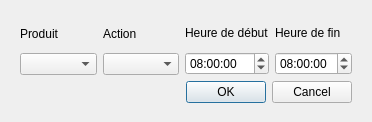
<?xml version="1.0" encoding="UTF-8"?>
<ui version="4.0">
 <class>AddEvent</class>
 <widget class="QDialog" name="AddEvent">
  <property name="geometry">
   <rect>
    <x>0</x>
    <y>0</y>
    <width>372</width>
    <height>122</height>
   </rect>
  </property>
  <property name="windowTitle">
   <string>Dialog</string>
  </property>
  <widget class="QWidget" name="">
   <property name="geometry">
    <rect>
     <x>20</x>
     <y>20</y>
     <width>332</width>
     <height>83</height>
    </rect>
   </property>
   <layout class="QVBoxLayout" name="verticalLayout_5">
    <item>
     <layout class="QHBoxLayout" name="horizontalLayout">
      <item>
       <layout class="QVBoxLayout" name="verticalLayout">
        <item>
         <widget class="QLabel" name="label">
          <property name="text">
           <string>Produit</string>
          </property>
         </widget>
        </item>
        <item>
         <widget class="QComboBox" name="productComboBox"/>
        </item>
       </layout>
      </item>
      <item>
       <layout class="QVBoxLayout" name="verticalLayout_2">
        <item>
         <widget class="QLabel" name="label_2">
          <property name="text">
           <string>Action</string>
          </property>
         </widget>
        </item>
        <item>
         <widget class="QComboBox" name="actionComboBox"/>
        </item>
       </layout>
      </item>
      <item>
       <layout class="QVBoxLayout" name="verticalLayout_3">
        <item>
         <widget class="QLabel" name="label_3">
          <property name="text">
           <string>Heure de début</string>
          </property>
         </widget>
        </item>
        <item>
         <widget class="QTimeEdit" name="startTimeEdit">
          <property name="time">
           <time>
            <hour>8</hour>
            <minute>0</minute>
            <second>0</second>
           </time>
          </property>
         </widget>
        </item>
       </layout>
      </item>
      <item>
       <layout class="QVBoxLayout" name="verticalLayout_4">
        <item>
         <widget class="QLabel" name="label_4">
          <property name="text">
           <string>Heure de fin</string>
          </property>
         </widget>
        </item>
        <item>
         <widget class="QTimeEdit" name="endTimeEdit">
          <property name="calendarPopup">
           <bool>false</bool>
          </property>
          <property name="time">
           <time>
            <hour>8</hour>
            <minute>0</minute>
            <second>0</second>
           </time>
          </property>
         </widget>
        </item>
       </layout>
      </item>
     </layout>
    </item>
    <item>
     <widget class="QDialogButtonBox" name="buttonBox">
      <property name="orientation">
       <enum>Qt::Horizontal</enum>
      </property>
      <property name="standardButtons">
       <set>QDialogButtonBox::Cancel|QDialogButtonBox::Ok</set>
      </property>
     </widget>
    </item>
   </layout>
  </widget>
 </widget>
 <resources/>
 <connections>
  <connection>
   <sender>buttonBox</sender>
   <signal>accepted()</signal>
   <receiver>AddEvent</receiver>
   <slot>accept()</slot>
   <hints>
    <hint type="sourcelabel">
     <x>248</x>
     <y>254</y>
    </hint>
    <hint type="destinationlabel">
     <x>157</x>
     <y>274</y>
    </hint>
   </hints>
  </connection>
  <connection>
   <sender>buttonBox</sender>
   <signal>rejected()</signal>
   <receiver>AddEvent</receiver>
   <slot>reject()</slot>
   <hints>
    <hint type="sourcelabel">
     <x>316</x>
     <y>260</y>
    </hint>
    <hint type="destinationlabel">
     <x>286</x>
     <y>274</y>
    </hint>
   </hints>
  </connection>
 </connections>
</ui>
